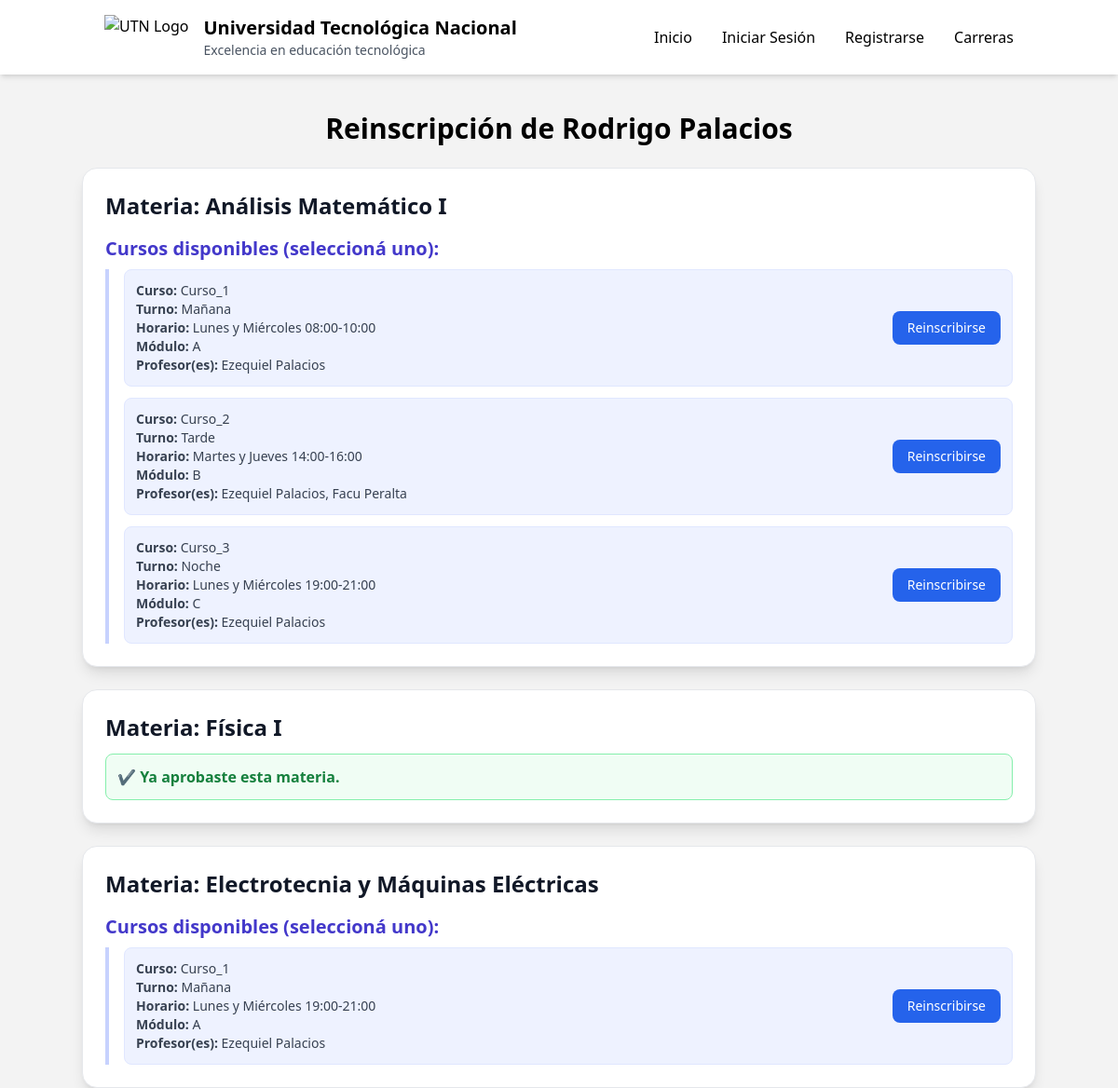
/reinscripcion/19/, run on an earlier commit of the app's database.
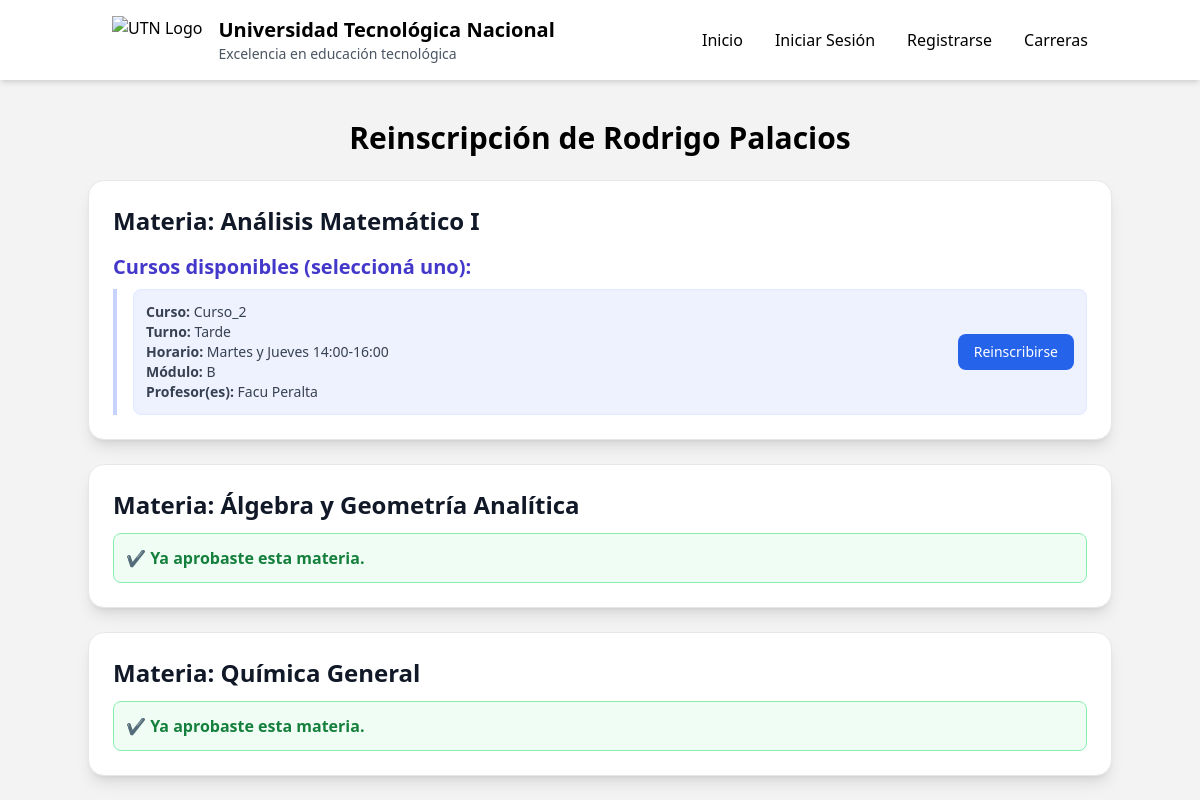
And on a later commit of the database.
### UTN/models.py (models this page shows, shortened)
class Materia(models.Model):
    nombre = models.CharField(max_length=100, default="")
    sigla = models.CharField(max_length=10, primary_key=True)
    ciclo_lectivo = models.PositiveIntegerField()
    correlativas_requeridas = models.ManyToManyField('self', blank=True, symmetrical=False, related_name='materias_que_la_requieren', verbose_name='Materias Correlativas Requeridas')
    def get_carreras_admin(self):
        """
        Genera una cadena de texto HTML para mostrar en el Admin con las carreras y sus IDs.
        """
        carreras = self.carreramateria_set.select_related('carrera').all()
        info_carreras = []
        for cm in carreras:
            info_carreras.append(f"{cm.carrera.nombre} (ID: **{cm.carrera.id_carrera}**)")
        return mark_safe("<br>".join(info_carreras))
    get_carreras_admin.short_description = 'Carreras Asociadas'
    def get_correlativa(self):
        correlativas = self.correlativas_requeridas.all()
        return correlativas.first() if correlativas.exists() else None

class MateriaCurso(models.Model):
    id_materia_curso = models.AutoField(primary_key=True)
    curso = models.ForeignKey(Curso, on_delete=models.CASCADE, related_name='materias')
    materia = models.ForeignKey(Materia, on_delete=models.CASCADE, related_name='cursos_ofrecidos')
    Opciones_Turno = [
        ('manana', 'Mañana'),
        ('tarde', 'Tarde'),
        ('noche', 'Noche'),
    ]
    turno_cursado = models.CharField(max_length=10, choices=Opciones_Turno)
    horario = models.CharField(max_length=50)
    modulo = models.CharField(max_length=50)
    grupo = models.CharField(max_length=50, null=True, blank=True)

class Curso(models.Model):
    id_curso = models.AutoField(primary_key=True)
    nombre = models.CharField(max_length=50)
    nivel = models.CharField(max_length=20)
    numero = models.PositiveIntegerField()

class ProfesorMateriaCurso(models.Model):
    id_profesor_mc = models.AutoField(primary_key=True)
    profesor = models.ForeignKey(
        Profesor,
        on_delete=models.CASCADE,
        related_name='materias_asignadas'
    )
    materia_curso = models.ForeignKey(
        MateriaCurso,
        on_delete=models.CASCADE,
        related_name='profesores'
    )
    class Meta:
        unique_together = ('profesor', 'materia_curso')

class Profesor(models.Model):
    id_profesor = models.AutoField(primary_key=True)
    user = models.OneToOneField(settings.AUTH_USER_MODEL, on_delete=models.CASCADE, related_name='profesor', null=True, blank=True)
    nombre = models.CharField(max_length=50)
    apellido = models.CharField(max_length=50)
    email = models.EmailField()

### UTN/views.py (the view, shortened to what this page needs)
# urls.py: path('reinscripcion/<int:alumno_id>/', MateriaReinscripcionView.as_view(), name='materia_reinscripcion'),
class MateriaReinscripcionView(TemplateView):
    template_name = "materia/reinscripcion_materia.html"
    def get_context_data(self, **kwargs):
        context = super().get_context_data(**kwargs)
        alumno_id = self.kwargs.get('alumno_id')
        alumno = Alumno.objects.get(id_alumno=alumno_id)
        context['alumno'] = alumno
        materias_relacionadas = CarreraMateria.objects.filter(
            carrera=alumno.carrera,
            materia__ciclo_lectivo__lte=alumno.anio_universitario
        ).select_related('materia')
        materias = [cm.materia for cm in materias_relacionadas]
        cursos_validos = MateriaCurso.objects.filter(
            materia__in=materias,
            profesores__isnull=False
        ).distinct().select_related('materia')
        cursos_por_materia = {}
        for curso in cursos_validos:
            cursos_por_materia.setdefault(curso.materia.sigla, []).append(curso)
        materias = [m for m in materias if m.sigla in cursos_por_materia]
        materias_reins = AlumnoMateriaCurso.objects.filter(
            alumno=alumno
        ).values_list('materia_curso__materia__sigla', flat=True)
        context['materias_reinscriptas'] = list(materias_reins)
        insc_activas = AlumnoMateriaCurso.objects.filter(
            alumno=alumno
        ).select_related('materia_curso')
        context['inscripciones_por_materia'] = {
            ins.materia_curso.materia.sigla: ins for ins in insc_activas
        }
        materias_info = []
        for materia in materias:
            estado = "ok"
            mensaje = ""
            correlativa = materia.get_correlativa()
            aprobada = AlumnoMateriaCurso.objects.filter(
                alumno=alumno,
                materia_curso__materia=materia,
                nota__gte=4
            ).exists()
            if aprobada:
                estado = "aprobada"
                mensaje = "Ya aprobaste esta materia."
            materias_info.append({
                "materia": materia,
                "estado": estado,
                "mensaje": mensaje,
                "cursos": cursos_por_materia.get(materia.sigla, [])
            })
        context["materias_info"] = materias_info
        return context

### UTN/templates/materia/reinscripcion_materia.html (shortened to what this page needs)
{% extends 'base.html' %}
{% load custom_filters %}
{% block content %}
<div class="max-w-5xl mx-auto mt-10">
    <h1 class="text-3xl font-bold text-center mb-6">
        Reinscripción de {{ alumno.nombre }} {{ alumno.apellido }}
    </h1>
    {% if materias_info %}
        <div class="space-y-6">
            {% for item in materias_info %}
                {% with materia=item.materia estado=item.estado mensaje=item.mensaje cursos=item.cursos %}
                <div class="bg-white border border-gray-200 rounded-2xl shadow-lg p-6">
                    <h2 class="text-2xl font-bold text-gray-900 mb-3">
                        Materia: {{ materia.nombre }}
                    </h2>
                    {% if estado == "aprobada" %}
                        <p class="text-green-700 font-bold bg-green-50 border border-green-300 p-3 rounded-lg">
                            ✔ {{ mensaje }}
                        </p>
                    {% elif estado == "correlativa" %}
                        <p class="text-red-600 font-bold bg-red-50 border border-red-300 p-3 rounded-lg">
                            ⛔ {{ mensaje }}
                        </p>
                    {% else %}
                        <h3 class="text-xl font-semibold mt-4 mb-2 text-indigo-700">
                            Cursos disponibles (seleccioná uno):
                        </h3>
                        <div class="space-y-3 pl-4 border-l-4 border-indigo-200">
                            {% for curso in cursos %}
                                <div class="p-3 bg-indigo-50 rounded-lg border border-indigo-100 flex justify-between items-center">
                                    <div class="flex flex-col text-sm text-gray-700">
                                        <p><strong>Curso:</strong> {{ curso.curso.nombre }}</p>
                                        <p><strong>Turno:</strong> {{ curso.get_turno_cursado_display }}</p>
                                        <p><strong>Horario:</strong> {{ curso.horario }}</p>
                                        <p><strong>Módulo:</strong> {{ curso.modulo }}</p>
                                        <p>
                                            <strong>Profesor(es):</strong>
                                            {% for pmc in curso.profesores.all %}
                                                {{ pmc.profesor.nombre }} {{ pmc.profesor.apellido }}{% if not forloop.last %}, {% endif %}
                                            {% endfor %}
                                        </p>
                                    </div>
                                    <form method="post"
                                          action="{% url 'materia_reinscribir' alumno.id_alumno materia.sigla %}">
                                        <button type="submit"
                                                class="bg-blue-600 text-white px-4 py-2 text-sm rounded-lg hover:bg-blue-700 transition">
                                            Reinscribirse
                                        </button>
                                    </form>
                                </div>
                            {% endfor %}
                        </div>
                    {% endif %}
                </div>
                {% endwith %}
            {% endfor %}
        </div>
    {% else %}
        <p class="text-center text-gray-600">
            No hay materias disponibles para reinscribirse.
        </p>
    {% endif %}
</div>
{% endblock %}

What changed in the data, as far as the page shows it:
removed ProfesorMateriaCurso: profesor.nombre "Ezequiel", profesor.apellido "Palacios", shown under "Curso_1"
removed ProfesorMateriaCurso: profesor.nombre "Ezequiel", profesor.apellido "Palacios"
removed ProfesorMateriaCurso: profesor.nombre "Ezequiel", profesor.apellido "Palacios", shown under "Curso_3"
no longer on this page (row unchanged): Materia: materia.nombre "Física I", mensaje "Ya aprobaste esta materia."
no longer on this page (row unchanged): Materia: materia.nombre "Electrotecnia y Máquinas Eléctricas"
no longer on this page (row unchanged): MateriaCurso: curso.nombre "Curso_1", turno_cursado "Mañana", horario "Lunes y Miércoles 19:00-21:00", modulo "A", shown under "Electrotecnia y Máquinas Eléctricas"
removed ProfesorMateriaCurso: profesor.nombre "Ezequiel", profesor.apellido "Palacios", shown under "Curso_1"
computed for Materia "Análisis Matemático I": loses MateriaCurso (curso.nombre "Curso_1", turno_cursado "Mañana", horario "Lunes y Miércoles 08:00-10:00", modulo "A"); loses MateriaCurso (curso.nombre "Curso_3", turno_cursado "Noche", horario "Lunes y Miércoles 19:00-21:00", modulo "C")
now on this page (row unchanged): Materia: materia.nombre "Álgebra y Geometría Analítica", mensaje "Ya aprobaste esta materia."
now on this page (row unchanged): Materia: materia.nombre "Química General", mensaje "Ya aprobaste esta materia."
